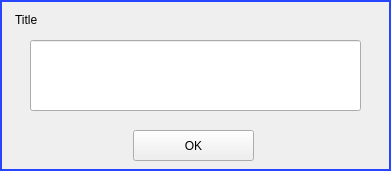
<?xml version="1.0" encoding="UTF-8"?>
<ui version="4.0">
 <class>Form</class>
 <widget class="QWidget" name="Form">
  <property name="geometry">
   <rect>
    <x>0</x>
    <y>0</y>
    <width>391</width>
    <height>171</height>
   </rect>
  </property>
  <property name="windowTitle">
   <string>Form</string>
  </property>
  <property name="styleSheet">
   <string notr="true"/>
  </property>
  <widget class="QPushButton" name="CloseBtn">
   <property name="geometry">
    <rect>
     <x>133</x>
     <y>130</y>
     <width>121</width>
     <height>31</height>
    </rect>
   </property>
   <property name="text">
    <string>OK</string>
   </property>
  </widget>
  <widget class="QLabel" name="label">
   <property name="geometry">
    <rect>
     <x>15</x>
     <y>10</y>
     <width>361</width>
     <height>20</height>
    </rect>
   </property>
   <property name="text">
    <string>Title</string>
   </property>
  </widget>
  <widget class="QLabel" name="label_2">
   <property name="geometry">
    <rect>
     <x>0</x>
     <y>0</y>
     <width>391</width>
     <height>171</height>
    </rect>
   </property>
   <property name="styleSheet">
    <string notr="true">border: 2px solid rgb(39, 68, 255);</string>
   </property>
   <property name="text">
    <string/>
   </property>
  </widget>
  <widget class="QLineEdit" name="lineEdit">
   <property name="geometry">
    <rect>
     <x>30</x>
     <y>40</y>
     <width>331</width>
     <height>71</height>
    </rect>
   </property>
  </widget>
  <zorder>label_2</zorder>
  <zorder>CloseBtn</zorder>
  <zorder>label</zorder>
  <zorder>lineEdit</zorder>
 </widget>
 <resources/>
 <connections/>
</ui>
